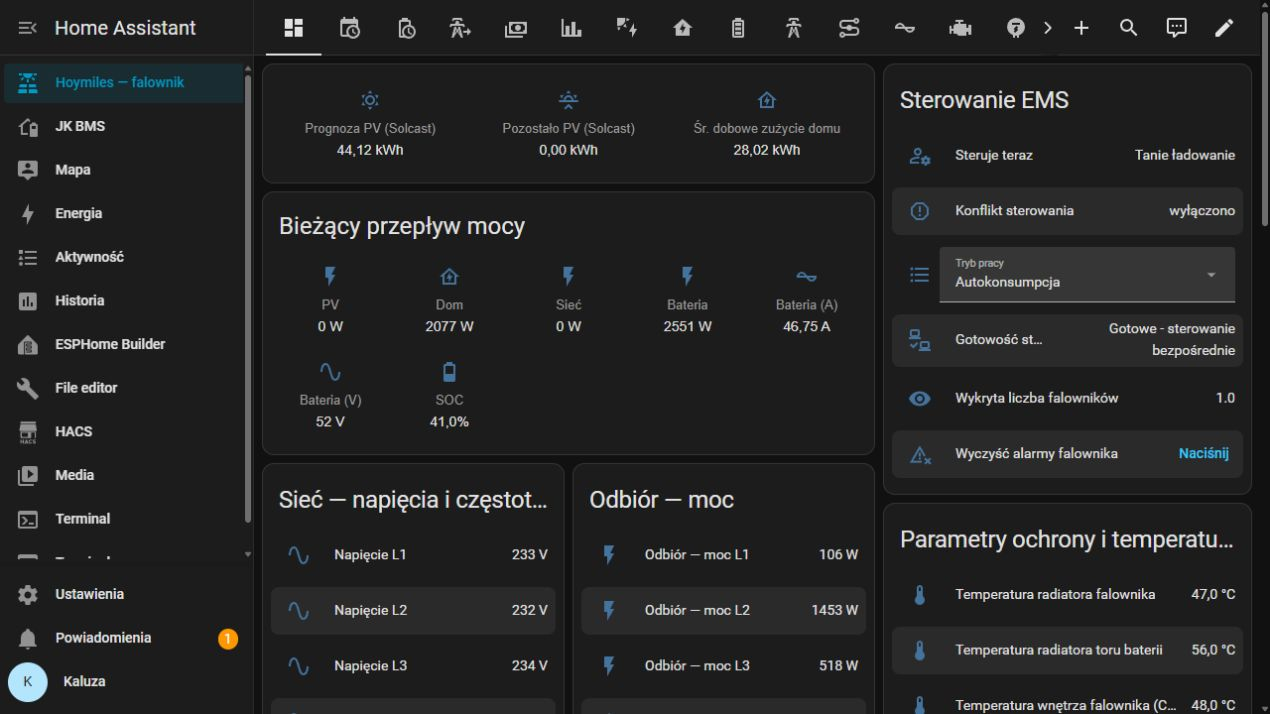
#> input picture docs/images/dashboard-start-v1.4.4.png, 1270 x 714 px, found by its file name
$ python build_dashboard_collage.py
#> lines starting #> are read from the running program, lines starting #| are printed output that depends on the picture
"""Build the four-panel dashboard screenshot used by the project README."""

from __future__ import annotations

import argparse
from pathlib import Path

from PIL import Image, ImageDraw, ImageFont, ImageOps


PANELS = (
    ("Panel główny", "dashboard-start-v1.4.4.png", "#00B0FF"),
    ("Automatyka RCE", "dashboard-rce-v1.4.4.png", "#FFD600"),
    ("Tanie ładowanie", "dashboard-tariff-v1.4.4.png", "#00E676"),
    ("RCEm 253 V+", "dashboard-rcem-v1.4.4.png", "#FF6D00"),
)

CANVAS_SIZE = (1920, 1104)
MARGIN = 16
GAP = 16


def _font(size: int) -> ImageFont.FreeTypeFont | ImageFont.ImageFont:
    for candidate in (
        Path("C:/Windows/Fonts/segoeuib.ttf"),
        Path("C:/Windows/Fonts/arialbd.ttf"),
    ):
        if candidate.exists():
            return ImageFont.truetype(str(candidate), size=size)
    return ImageFont.load_default()


def build_collage(image_dir: Path, output: Path) -> None:
    canvas = Image.new("RGB", CANVAS_SIZE, "#0D1117")
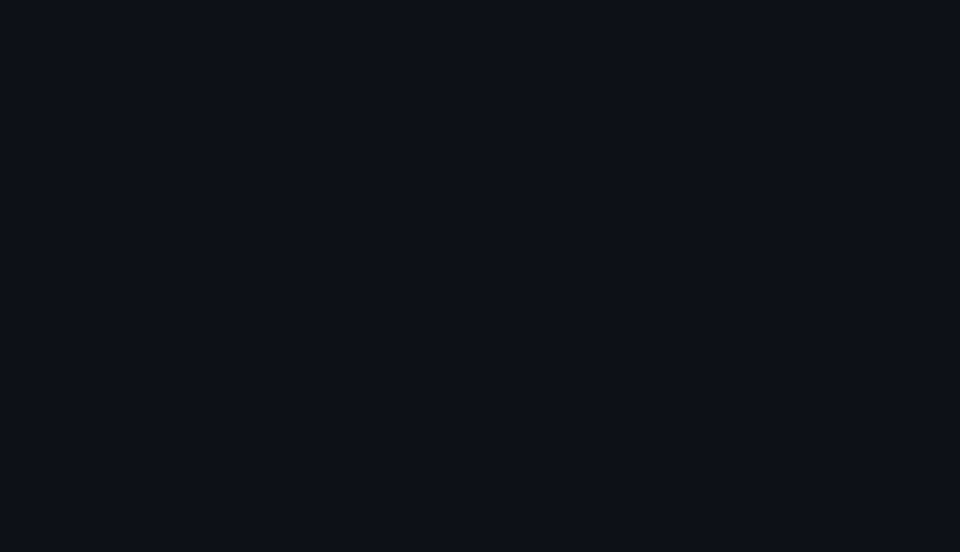
#> canvas: PIL image 1920x1104 RGB (shown at 1/2 size); mean R, G, B 13, 17, 23
    cell_width = (CANVAS_SIZE[0] - (2 * MARGIN) - GAP) // 2
    cell_height = (CANVAS_SIZE[1] - (2 * MARGIN) - GAP) // 2
    font = _font(27)

    for index, (label, filename, accent) in enumerate(PANELS):
        source_path = image_dir / filename
        with Image.open(source_path) as source:
#> source is the input picture: PIL image 1270x714 RGB; mean R, G, B 36.5, 37, 37.2
            panel = ImageOps.fit(
                source.convert("RGB"),
                (cell_width, cell_height),
                method=Image.Resampling.LANCZOS,
            )
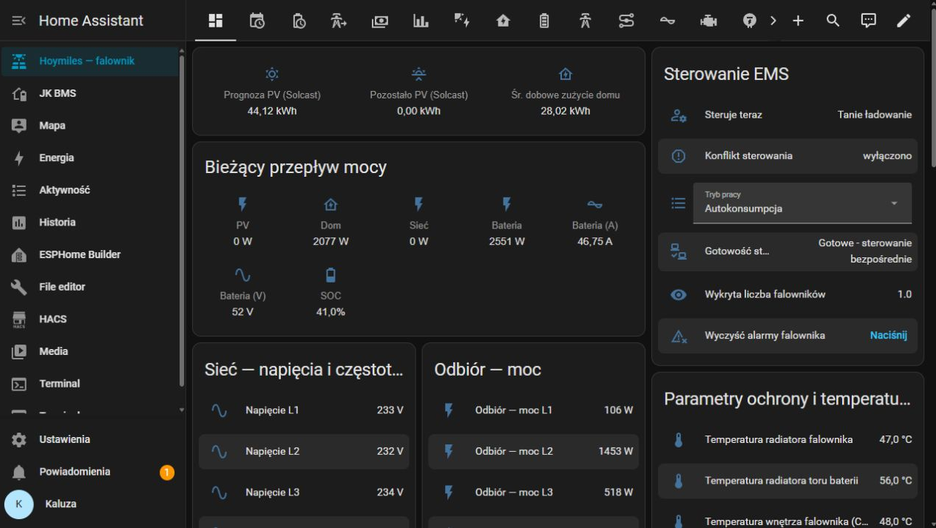
#> panel: PIL image 936x528 RGB; mean R, G, B 36.5, 37, 37.2

        column = index % 2
        row = index // 2
        x = MARGIN + column * (cell_width + GAP)
        y = MARGIN + row * (cell_height + GAP)
        canvas.paste(panel, (x, y))
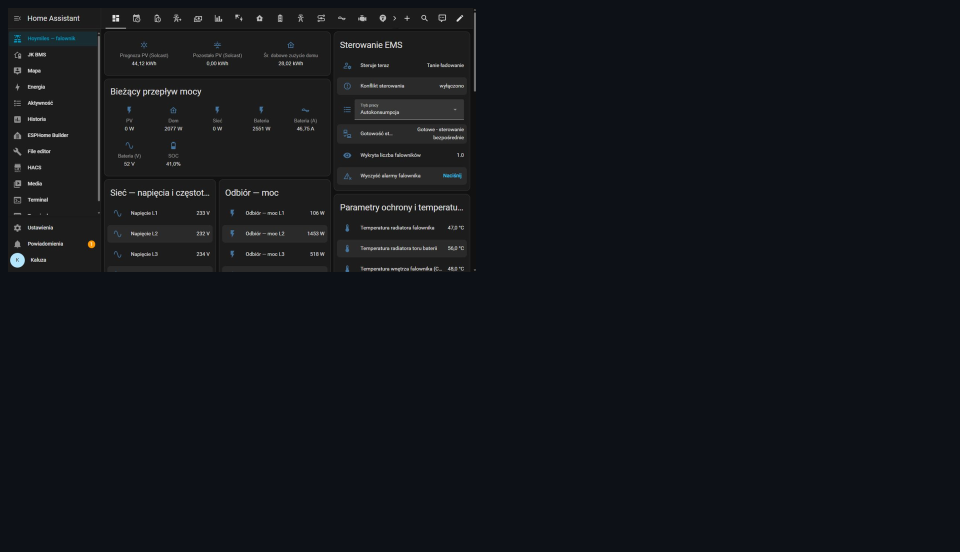
#> canvas: PIL image 1920x1104 RGB (shown at 1/2 size); mean R, G, B 18.5, 21.7, 26.3

        overlay = Image.new("RGBA", CANVAS_SIZE, (0, 0, 0, 0))
#> overlay: PIL image 1920x1104 RGBA; every value is 0
        draw = ImageDraw.Draw(overlay)
        text_box = draw.textbbox((0, 0), label, font=font)
#> text_box = (0, 2, 66, 12)
        label_width = text_box[2] - text_box[0] + 34
#> label_width = 100
        label_height = text_box[3] - text_box[1] + 22
#> label_height = 32
        label_box = (x + 14, y + 14, x + 14 + label_width, y + 14 + label_height)
#> label_box = (30, 30, 130, 62)
        draw.rounded_rectangle(
            label_box,
            radius=12,
            fill=(13, 17, 23, 226),
            outline=accent,
            width=3,
        )
        draw.text(
            (label_box[0] + 17, label_box[1] + 8),
            label,
            font=font,
            fill="#FFFFFF",
        )
        canvas = Image.alpha_composite(canvas.convert("RGBA"), overlay).convert("RGB")

        border = ImageDraw.Draw(canvas)
        border.rounded_rectangle(
            (x, y, x + cell_width - 1, y + cell_height - 1),
            radius=8,
            outline=accent,
            width=2,
        )
#> pass 2 of the loop in build_collage, `for index, (label, filename, accent) in enumerate(PANELS):`:
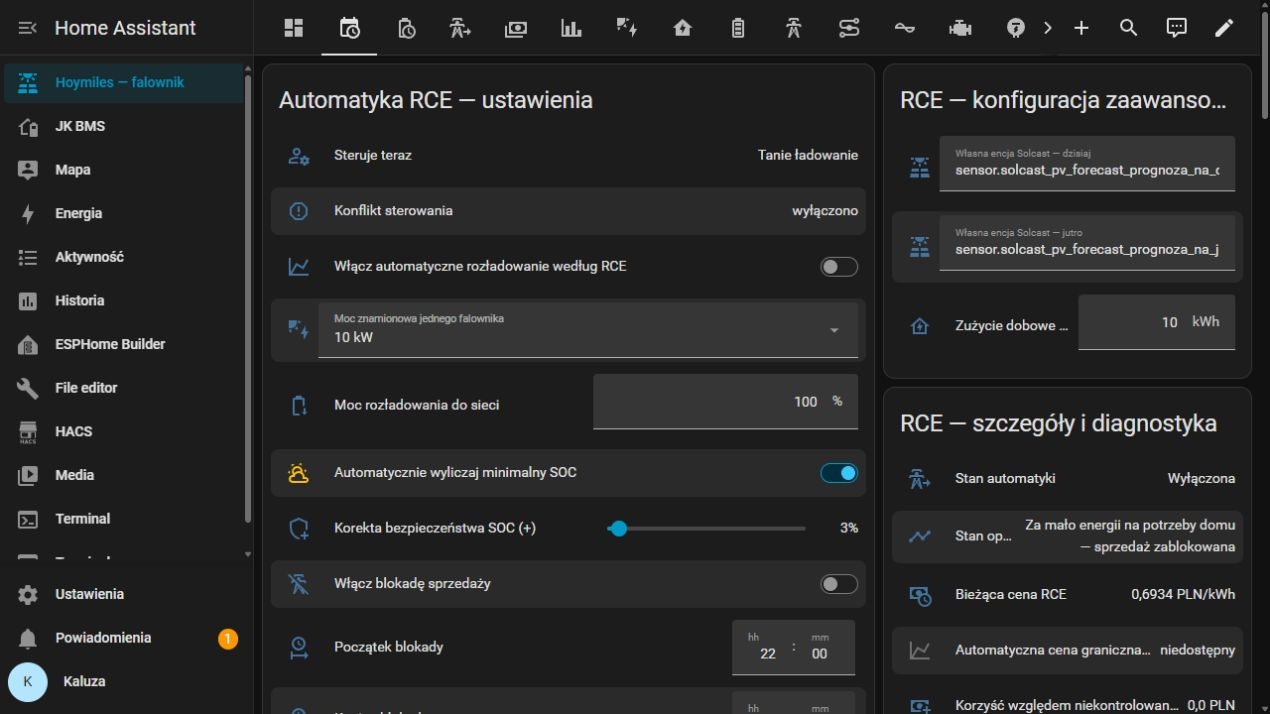
#> input picture docs/images/dashboard-rce-v1.4.4.png, 1270 x 714 px, found by its file name
#> in build_collage, source is the input picture: PIL image 1270x714 RGB; mean R, G, B 39.7, 40.2, 40.4
#> in build_collage, `panel = ImageOps.fit( source.convert("RGB"), (cell_width, cell_height)..`:
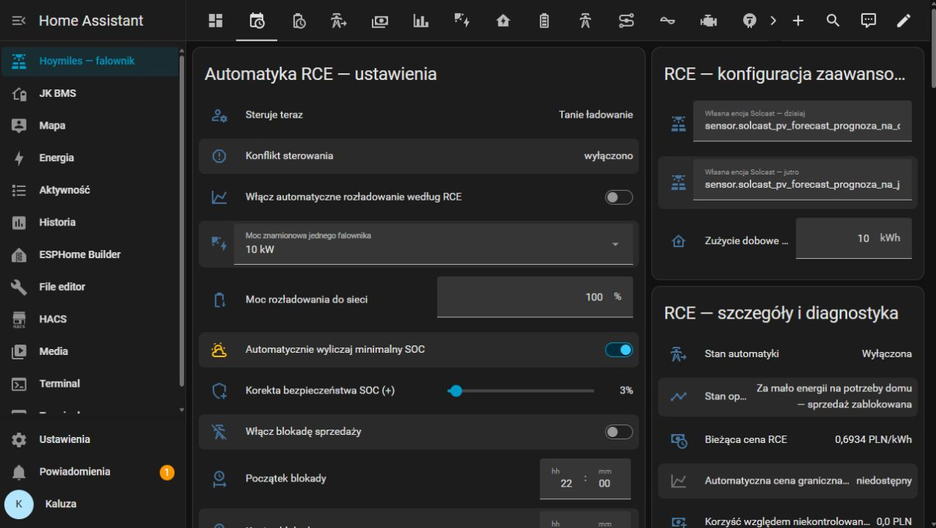
#> panel: PIL image 936x528 RGB; mean R, G, B 39.8, 40.3, 40.5
#> in build_collage, `canvas.paste(panel, (x, y))`:
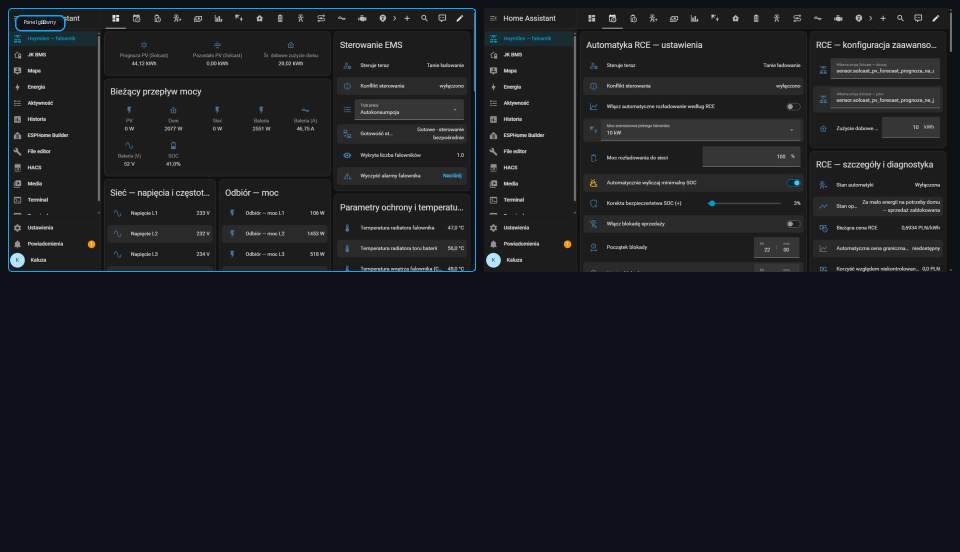
#> canvas: PIL image 1920x1104 RGB (shown at 1/2 size); mean R, G, B 24.6, 27.5, 31.1
#> text_box = (0, 2, 75, 12)
#> label_width = 109
#> label_box = (982, 30, 1091, 62)
#> pass 3 of the loop in build_collage, `for index, (label, filename, accent) in enumerate(PANELS):`:
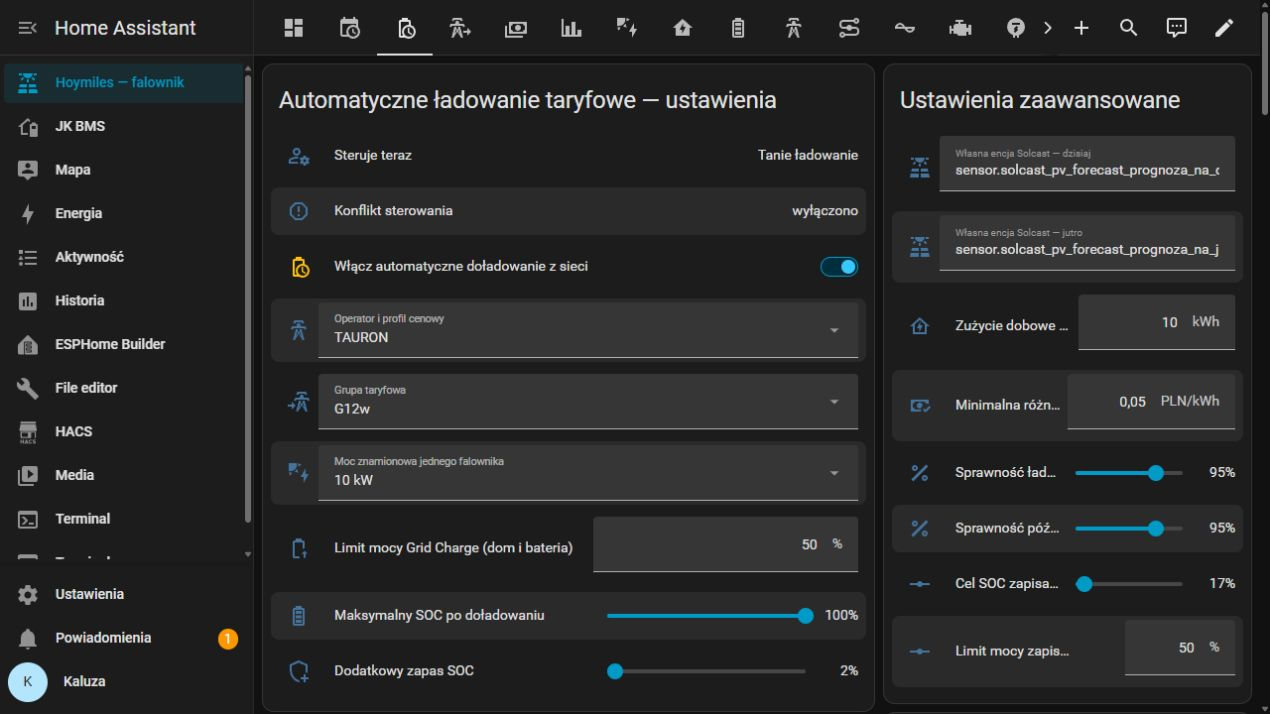
#> input picture docs/images/dashboard-tariff-v1.4.4.png, 1270 x 714 px, found by its file name
#> in build_collage, source is the input picture: PIL image 1270x714 RGB; mean R, G, B 40.5, 41.4, 41.7
#> in build_collage, `panel = ImageOps.fit( source.convert("RGB"), (cell_width, cell_height)..`:
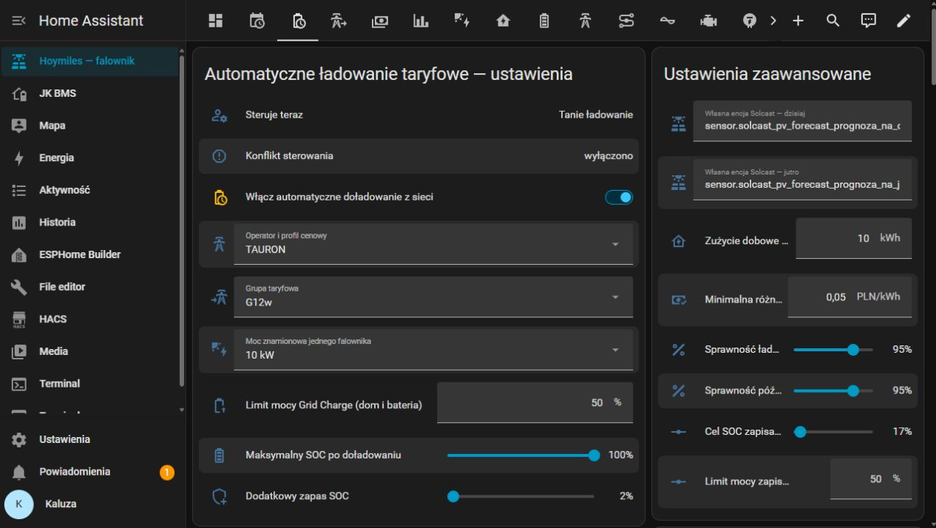
#> panel: PIL image 936x528 RGB; mean R, G, B 40.6, 41.5, 41.7
#> in build_collage, `canvas.paste(panel, (x, y))`:
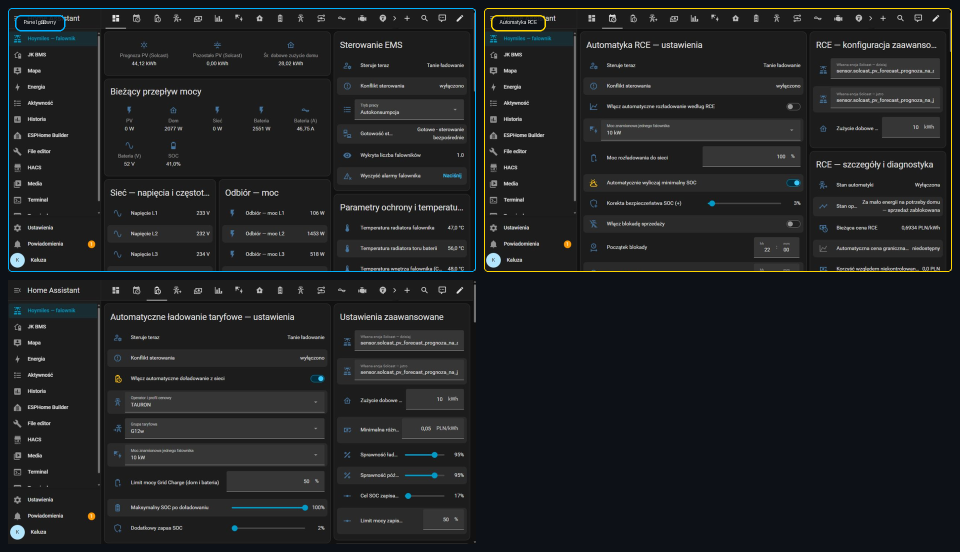
#> canvas: PIL image 1920x1104 RGB (shown at 1/2 size); mean R, G, B 31.7, 33.8, 35.3
#> text_box = (0, 2, 79, 10)
#> label_width = 113
#> label_height = 30
#> label_box = (30, 574, 143, 604)
#> the loop made 4 passes; the first 3 are shown

    output.parent.mkdir(parents=True, exist_ok=True)
    canvas.save(output, format="PNG", optimize=True)
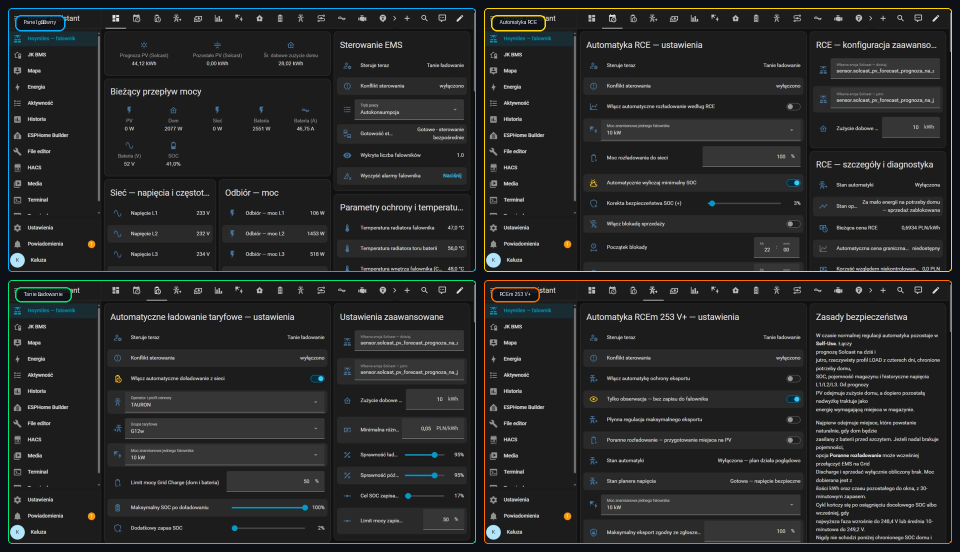
#> saved as dashboard-overview.png: PIL image 1920x1104 RGB (shown at 1/2 size); mean R, G, B 38.8, 40.3, 39.8


def main() -> None:
    parser = argparse.ArgumentParser()
    parser.add_argument(
        "--image-dir",
        type=Path,
        default=Path("docs/images"),
        help="Directory containing the four source screenshots.",
    )
    parser.add_argument(
        "--output",
        type=Path,
        default=Path("docs/images/dashboard-overview.png"),
        help="Destination PNG path.",
    )
    args = parser.parse_args()
    build_collage(args.image_dir, args.output)


if __name__ == "__main__":
    main()
